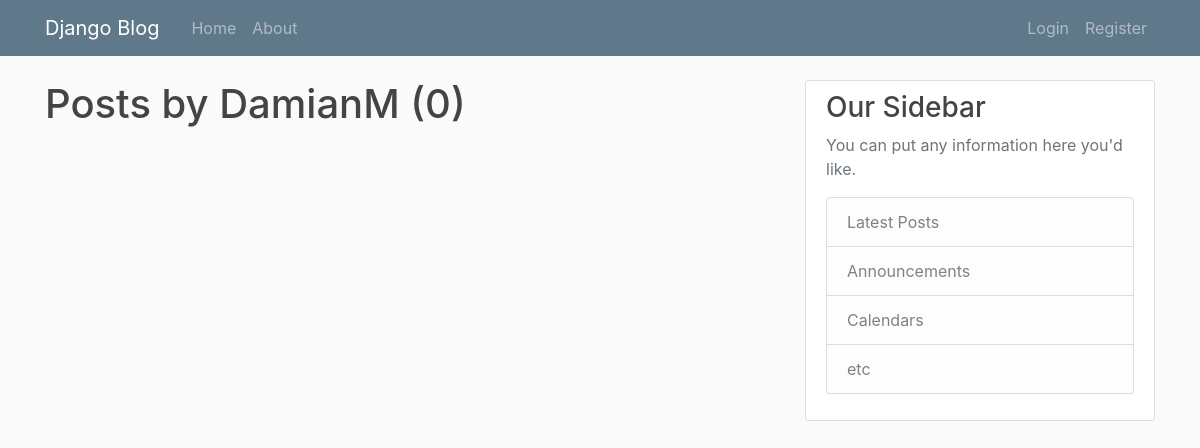
/user/DamianM, run on an earlier commit of the app's database.
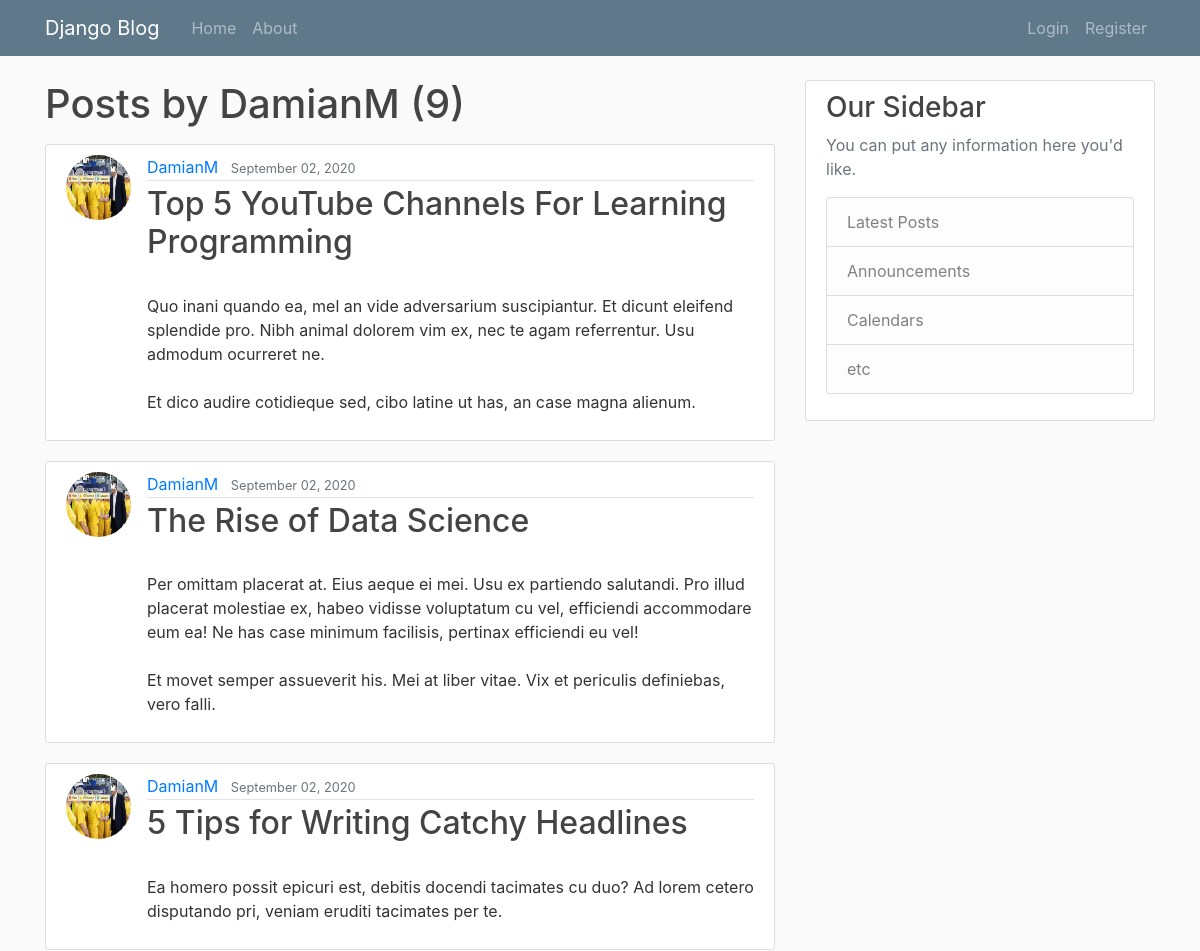
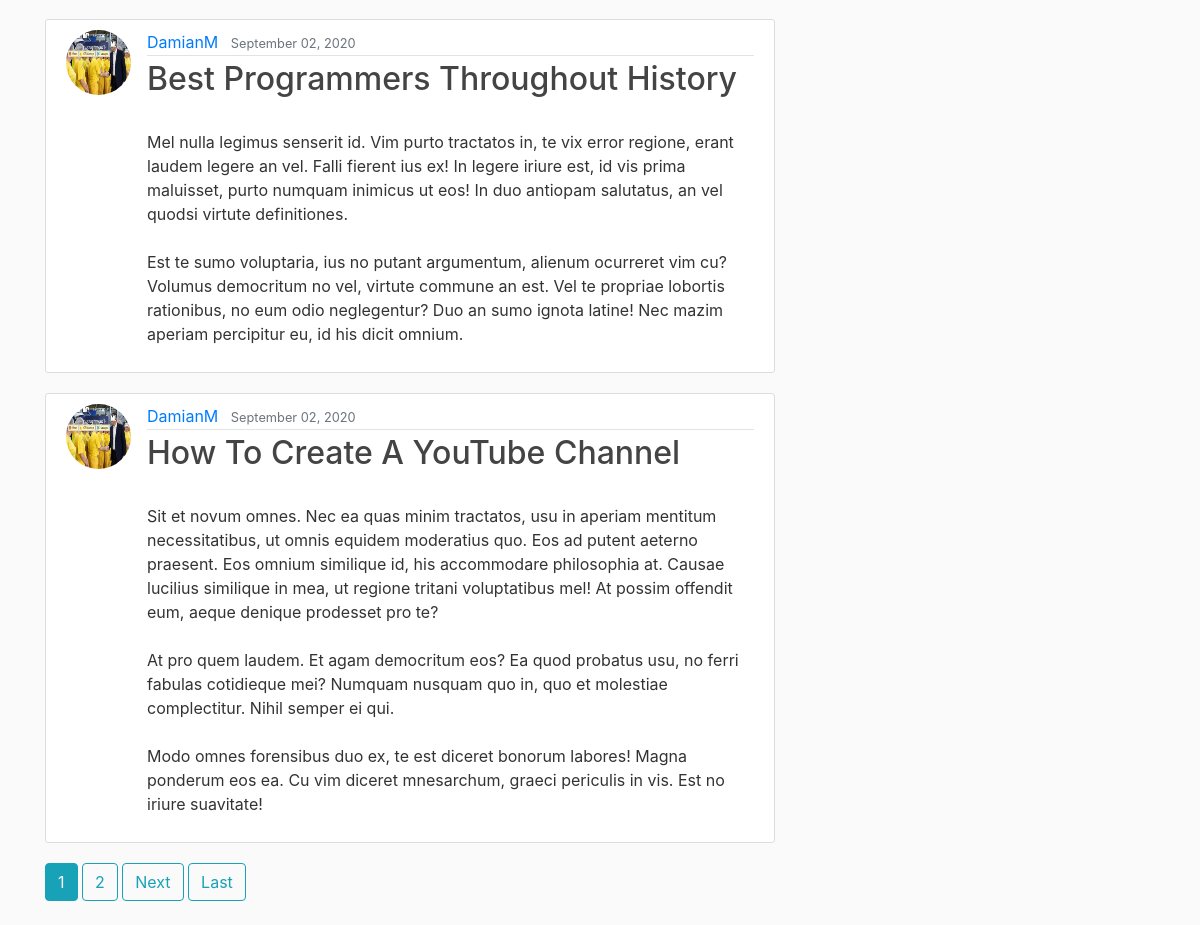
And on a later commit of the database (2 pictures, top to bottom).
### blog/models.py (models this page shows, shortened)
class Post(models.Model):
    title = models.CharField(max_length=100)
    content = models.TextField()
    date_posted = models.DateTimeField(default=timezone.now)
    author = models.ForeignKey(User, on_delete=models.CASCADE)

### users/models.py (models this page shows, shortened)
class Profile(models.Model):
    user = models.OneToOneField(User, on_delete=models.CASCADE)
    image = models.ImageField(default='default.jpg', upload_to='profile_pics')

### blog/views.py (the view)
# urls.py: path('user/<str:username>', UserPostListView.as_view(), name='user-posts'),
class UserPostListView(ListView):
    model = Post
    template_name = 'blog/user_posts.html'  # <app>/<model>_<viewtype>.html
    context_object_name = 'posts'
    paginate_by = 5
    def get_queryset(self):
        user = get_object_or_404(User, username=self.kwargs.get('username'))
        return Post.objects.filter(author=user).order_by('-date_posted')

### blog/templates/blog/user_posts.html (shortened to what this page needs)
{% extends "blog/base.html" %}
{% block content %}
    <h1 class="mb-3">Posts by {{ view.kwargs.username }} ({{ page_obj.paginator.count }})</h1>
    {% for post in posts %}
        <article class="media content-section">
            <img class="rounded-circle article-img" src="{{ post.author.profile.image.url }}">
            <div class="media-body">
                <div class="article-metadata">
                    <a class="mr-2" href="{% url 'user-posts' post.author.username %}">
                        {{ post.author }}
                    </a>
                    <small class="text-muted">
                        {{ post.date_posted|date:"F d, Y" }}
                    </small>
                </div>
                <h2><a class="article-title" href="{% url 'post-detail' post.id %}">
                    {{ post.title }}
                </a></h2>
                <p class="article-content">
                    {{ post.content }}
                </p>
            </div>
        </article>
    {% endfor %}
    {% if is_paginated %}
        {% for num in page_obj.paginator.page_range %}
            {% if page_obj.number == num %}
                <a class ="btn btn-info mb-4" href="?page={{ num }}">
                    {{ num }}
                </a>
            {% elif num > page_obj.number|add:'-3' and num < page_obj.number|add:'3' %}
                <a class ="btn btn-outline-info mb-4" href="?page={{ num }}">
                    {{ num }}
                </a>
            {% endif %}
        {% endfor %}
        {% if page_obj.has_next %}
            <a class ="btn btn-outline-info mb-4" href="?page={{ page_obj.next_page_number }}">
                Next
            </a>
            <a class ="btn btn-outline-info mb-4" href="?page={{ page_obj.paginator.num_pages }}">
                Last
            </a>
        {% endif %}
    {% endif %}
{% endblock content %}

### blog/templates/blog/base.html (shortened to what this page needs)
{% load static %}
<!DOCTYPE html>
<html>
<head>
    <link rel="stylesheet" href="https://maxcdn.bootstrapcdn.com/bootstrap/4.0.0/css/bootstrap.min.css">
    <link rel="stylesheet" type="text/css" href="{% static 'blog/main.css' %}">
</head>
<body>
<nav class="navbar navbar-expand-md navbar-dark bg-steel fixed-top">
    <div class="container">
      <a class="navbar-brand mr-4" href="/">Django Blog</a>
      <div class="collapse navbar-collapse" id="navbarToggle">
        <div class="navbar-nav mr-auto">
          <a class="nav-item nav-link" href="{% url 'blog-home'%}">Home</a>
          <a class="nav-item nav-link" href="{% url 'blog-about'%}">About</a>
        </div>
        <div class="navbar-nav">
            {% if user.is_authenticated %}
                <a class="nav-item nav-link" href="{% url 'post-create' %}">New Post</a>
                <a class="nav-item nav-link" href="{% url 'profile' %}">Profile</a>
                <a class="nav-item nav-link" href="{% url 'logout' %}">Logout</a>
            {% else %}
              <a class="nav-item nav-link" href="{% url 'login' %}">Login</a>
              <a class="nav-item nav-link" href="{% url 'register' %}">Register</a>
            {% endif %}
        </div>
      </div>
    </div>
  </nav>
<main role="main" class="container">
  <div class="row">
    <div class="col-md-8">
      {% block content %}{% endblock %}
    </div>
    <div class="col-md-4">
      <div class="content-section">
        <h3>Our Sidebar</h3>
        <p class='text-muted'>You can put any information here you'd like.
          <ul class="list-group">
            <li class="list-group-item list-group-item-light">Latest Posts</li>
            <li class="list-group-item list-group-item-light">Announcements</li>
            <li class="list-group-item list-group-item-light">Calendars</li>
            <li class="list-group-item list-group-item-light">etc</li>
          </ul>
        </p>
      </div>
    </div>
  </div>
</main>
</body>
</html>

### blog/static/blog/main.css (style rules this page uses)
body { background: #fafafa; color: #333333; margin-top: 5rem; }
h1, h2, h3, h4, h5, h6 { color: #444444; }
ul { margin: 0; }
.bg-steel { background-color: #5f788a; }
.content-section { background: #ffffff; padding: 10px 20px; border: 1px solid #dddddd; border-radius: 3px; margin-bottom: 20px; }
.article-title { color: #444444; }
.article-content { white-space: pre-line; }
.article-img { height: 65px; width: 65px; margin-right: 16px; }
.article-metadata { padding-bottom: 1px; margin-bottom: 4px; border-bottom: 1px solid #e3e3e3 }

What changed in the data, as far as the page shows it:
added Post: author.profile.image (picture), author "DamianM", date_posted "September 02, 2020", title "Top 5 YouTube Channels For Learning Programming", content "Quo inani quando ea, mel an vide adversarium suscipiantur. Et dicunt eleifend splendide pro. Nibh animal dolorem vim ex, nec te agam referrentur. Usu admodum ocurreret ne. Et dico audire cotidieque sed, cibo latine ut has, an case magna alienum."
added Post: author.profile.image (picture), author "DamianM", date_posted "September 02, 2020", title "The Rise of Data Science", content "Per omittam placerat at. Eius aeque ei mei. Usu ex partiendo salutandi. Pro illud placerat molestiae ex, habeo vidisse voluptatum cu vel, efficiendi accommodare eum ea! Ne has case minimum facilisis, pertinax efficiendi eu vel! Et movet semper assueverit his. Mei at liber vitae. Vix et periculis definiebas, vero falli."
added Post: author.profile.image (picture), author "DamianM", date_posted "September 02, 2020", title "5 Tips for Writing Catchy Headlines", content "Ea homero possit epicuri est, debitis docendi tacimates cu duo? Ad lorem cetero disputando pri, veniam eruditi tacimates per te."
added Post: author.profile.image (picture), author "DamianM", date_posted "September 02, 2020", title "Best Programmers Throughout History", content "Mel nulla legimus senserit id. Vim purto tractatos in, te vix error regione, erant laudem legere an vel. Falli fierent ius ex! In legere iriure est, id vis prima maluisset, purto numquam inimicus ut eos! In duo antiopam salutatus, an vel quodsi virtute definitiones. Est te sumo voluptaria, ius no putant argumentum, alienum ocurreret vim cu? Volumus democritum no vel, virtute commune an est. Vel te propriae lobortis rationibus, no eum odio neglegentur? Duo an sumo ignota latine! Nec mazim aperiam percipitur eu, id his dicit omnium."
added Post: author.profile.image (picture), author "DamianM", date_posted "September 02, 2020", title "How To Create A YouTube Channel", content "Sit et novum omnes. Nec ea quas minim tractatos, usu in aperiam mentitum necessitatibus, ut omnis equidem moderatius quo. Eos ad putent aeterno praesent. Eos omnium similique id, his accommodare philosophia at. Causae lucilius similique in mea, ut regione tritani voluptatibus mel! At possim offendit eum, aeque denique prodesset pro te? At pro quem laudem. Et agam democritum eos? Ea quod probatus usu, no ferri fabulas cotidieque mei? Numquam nusquam quo in, quo et molestiae complectitur. Nihil semper ei qui. Modo omnes forensibus duo ex, te est diceret bonorum labores! Magna ponderum eos ea. Cu vim diceret mnesarchum, graeci periculis in vis. Est no iriure suavitate!"
Also different on the page:
{{ page_obj.paginator.count }}: "0" → "9"
new list line: "1"
new list line: "2"
text now shown: "Next Last"
